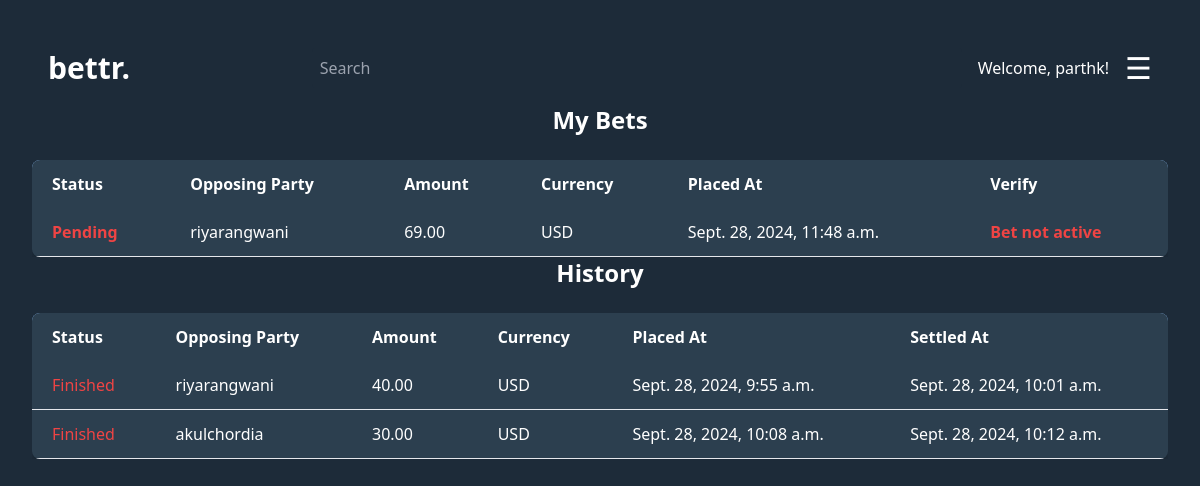
The page /my-bets/ (signed in) on the database as committed earlier.
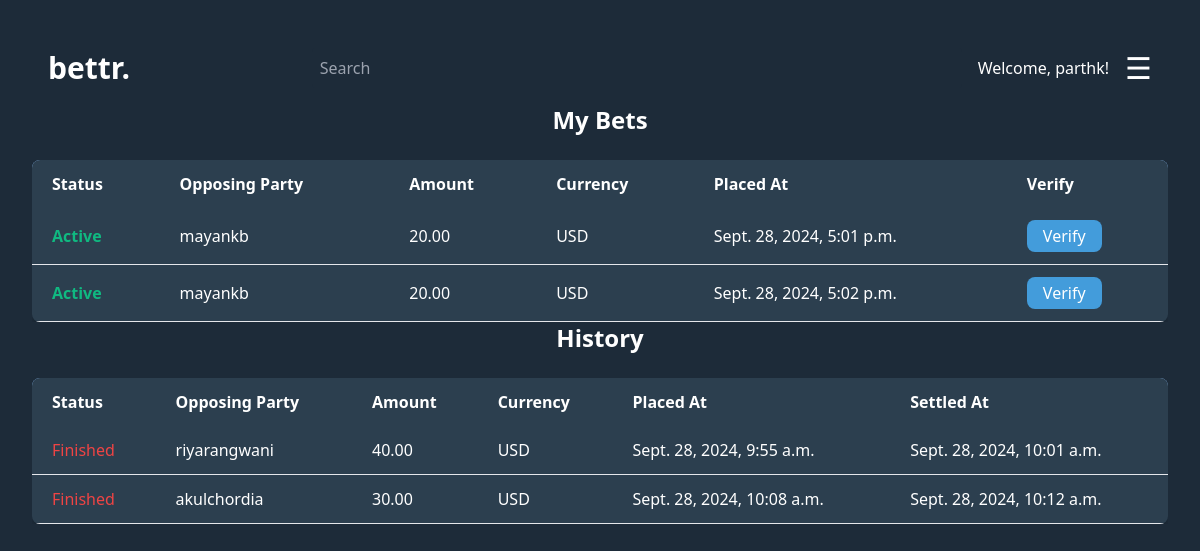
The same page on the database as committed later.
### bets/models.py (models this page shows, shortened)
class Bet(models.Model):
    bet_maker = models.ForeignKey(User , related_name='betting_side' , on_delete=models.CASCADE , default=1)
    bet_recipient = models.ForeignKey(User , related_name='bet_opposing_side' , on_delete=models.CASCADE , default=1)
    bet_active = models.BooleanField(default=False)
    arbitrator = models.ForeignKey(User , related_name='arbitrated_bets' , null=True , blank=True ,
                                   on_delete=models.SET_NULL)
    winner = models.ForeignKey(User , related_name='won_bets' , null=True , blank=True , on_delete=models.SET_NULL)
    amount = models.DecimalField(max_digits=10 , decimal_places=2)
    currency = models.CharField(max_length=3 , choices=[('USD' , 'USD') , ('INR' , 'INR')])
    terms = models.TextField(default="terms and conditions")
    settled = models.BooleanField(default=False)
    placed_at = models.DateTimeField(auto_now_add=True)
    settled_at = models.DateTimeField(null=True , blank=True)

### bets/views.py (the view)
# urls.py: path('my-bets/' , views.my_bets_view , name='my_bets') ,
@login_required
def my_bets_view(request):
    user = request.user
    my_bets = Bet.objects.filter(bet_maker=user) | Bet.objects.filter(bet_recipient=user)
    my_bets = my_bets.distinct()
    context = {
        'my_bets': my_bets ,
    }
    return render(request , 'my_bets.html' , context)

### templates/my_bets.html (shortened to what this page needs)
{% load static %}
<!DOCTYPE html>
<html lang="en">
<head>
    <link href="https://cdn.jsdelivr.net/npm/tailwindcss@2.2.19/dist/tailwind.min.css" rel="stylesheet">
</head>
<body class="bg-custom1 p-8 text-white">
{% include 'navbar.html' %}
<h2 class="text-2xl font-bold mb-6 text-center">My Bets</h2>
{% if my_bets %}
    <div class="overflow-x-auto">
        <table class="min-w-full shadow-md rounded-lg overflow-hidden">
            <thead class="bg-blue-300 text-white">
                <tr>
                    <th class="py-3 px-5 text-left">Status</th>
                    <th class="py-3 px-5 text-left">Opposing Party</th>
                    <th class="py-3 px-5 text-left">Amount</th>
                    <th class="py-3 px-5 text-left">Currency</th>
                    <th class="py-3 px-5 text-left">Placed At</th>
                    <th class="py-3 px-5 text-left">Verify</th>
                </tr>
            </thead>
            <tbody>
            {% for bet in my_bets %}
                {% if bet.winner is None %}
                    <tr class="row-container bg-custom border-b text-white relative">
                        <td class="py-3 px-5">
                            {% if bet.bet_active %}
                                <span class="text-green-500 font-bold">Active</span>
                            {% else %}
                                <span class="text-red-500 font-bold">Pending</span>
                            {% endif %}
                        </td>
                        <td class="py-3 px-5">
                            {% if bet.bet_maker == request.user %}
                                {{ bet.bet_recipient.username }}
                            {% else %}
                                {{ bet.bet_maker.username }}
                            {% endif %}
                        </td>
                        <td class="py-3 px-5">{{ bet.amount }}</td>
                        <td class="py-3 px-5">{{ bet.currency }}</td>
                        <td class="py-3 px-5">{{ bet.placed_at }}</td>
                        <td class="py-3 px-5">
                            {% if bet.bet_active %}
                                <form method="POST" action="{% url 'claim_bet' %}">
                                    <button type="submit" name="claim_bet" class="verify-button">Verify</button>
                                </form>
                            {% else %}
                                <span class="text-red-500 font-bold">Bet not active</span>
                            {% endif %}
                        </td>
                    </tr>
                {% endif %}
            {% endfor %}
            </tbody>
        </table>
    </div>
{% endif %}
<h2 class="text-2xl font-bold mb-6 text-center">History</h2>
{% if my_bets %}
    <div class="overflow-x-auto">
        <table class="min-w-full shadow-md rounded-lg overflow-hidden">
            <thead class="bg-blue-300 text-white">
                <tr>
                    <th class="py-3 px-5 text-left">Status</th>
                    <th class="py-3 px-5 text-left">Opposing Party</th>
                    <th class="py-3 px-5 text-left">Amount</th>
                    <th class="py-3 px-5 text-left">Currency</th>
                    <th class="py-3 px-5 text-left">Placed At</th>
                    <th class="py-3 px-5 text-left">Settled At</th>
                </tr>
            </thead>
            <tbody>
            {% for bet in my_bets %}
                {% if bet.winner is not None %}
                    <tr class="row-container bg-custom border-b text-white relative">
                        <td class="py-3 px-5 text-red-500">Finished</td>
                        <td class="py-3 px-5">
                            {% if bet.bet_maker == request.user %}
                                {{ bet.bet_recipient.username }}
                            {% else %}
                                {{ bet.bet_maker.username }}
                            {% endif %}
                        </td>
                        <td class="py-3 px-5">{{ bet.amount }}</td>
                        <td class="py-3 px-5">{{ bet.currency }}</td>
                        <td class="py-3 px-5">{{ bet.placed_at }}</td>
                        <td class="py-3 px-5">{{ bet.settled_at }}</td>
                    </tr>
                {% endif %}
            {% endfor %}
            </tbody>
        </table>
    </div>
{% else %}
    <p class="text-gray-600">You have no bets.</p>
{% endif %}
</body>
</html>

### templates/navbar.html (shortened to what this page needs)
<nav class="flex justify-between items-center p-4">
    <a href="{% url 'index' %}" class="text-3xl font-bold bettr-text">
        bettr.
    </a>
    <div class="flex items-center space-x-4">
        <input type="text" placeholder="Search" class="p-2 rounded text-white"
               style="width: 650px; background-color: #1d2b39;">
        {% if user.is_authenticated %}
            <div class="text-white">Welcome, {{ user.username }}!</div>
        {% endif %}
        {% if user.is_authenticated %}
            <div class="relative">
            <div class="text-3xl cursor-pointer hamburger-icon">☰</div>
        {% endif %}
        </div>
    </div>
</nav>

### templates/my_bets.html (style rules this page uses)
body { background-color: #1d2b39; }
table { transition: all 0.3s ease; }
th { background-color: #2c3f4f; }
td { transition: background-color 0.3s ease, color 0.3s ease; }
.row-container { transition: transform 0.2s ease, background-color 0.3s ease; cursor: pointer; }
.verify-button { background-color: #439cdb; color: white; padding: 0.25rem 1rem; border-radius: 0.5rem; transition: background-color 0.3s ease, transform 0.2s ease; }
.bg-custom { background-color: #2c3f4f; }
.text-white { color: white; }

Rows that differ between the two databases and show on the page:
removed Bet: bet_active "Pending", bet_recipient.username "riyarangwani", amount "69.00", currency "USD", placed_at "Sept. 28, 2024, 11:48 a.m.", shown under "My Bets"
added Bet: bet_active "Active", bet_recipient.username "mayankb", amount "20.00", currency "USD", placed_at "Sept. 28, 2024, 5:01 p.m.", shown under "My Bets"
added Bet: bet_active "Active", bet_recipient.username "mayankb", amount "20.00", currency "USD", placed_at "Sept. 28, 2024, 5:02 p.m.", shown under "My Bets"
